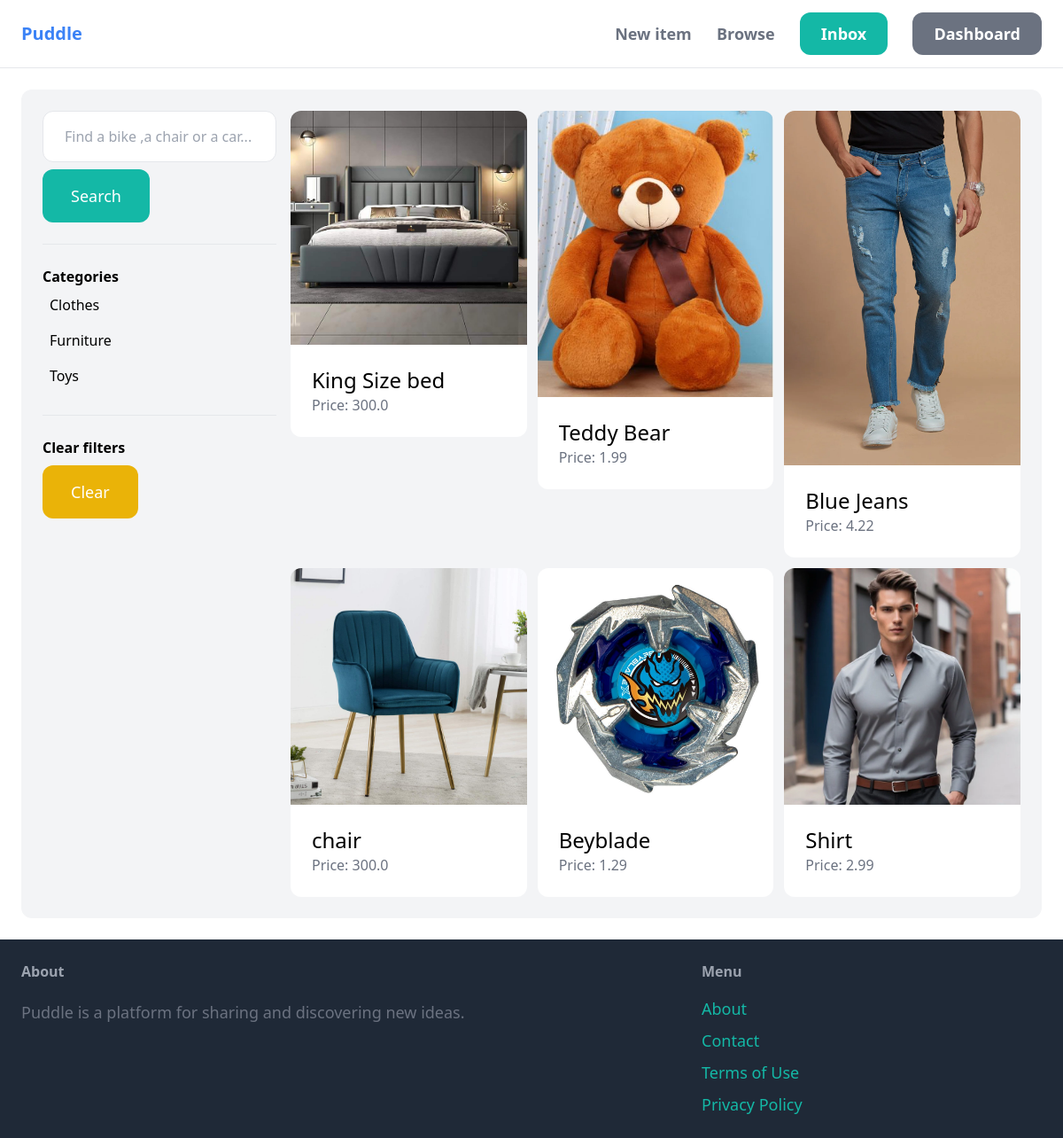
The app's page /items/ (signed in) with its own data.
### item/models.py (models this page shows, shortened)
class Category(models.Model):
    name = models.CharField(max_length=255)
    class Meta:
        ordering = ("name",)
        verbose_name_plural = "categories"

class Item(models.Model):
    category = models.ForeignKey(Category,related_name='items',on_delete=models.CASCADE)
    name = models.CharField(max_length=255)
    description = models.TextField(blank=True,null=True)
    price = models.FloatField()
    image = models.ImageField(upload_to='items_image',blank=True, null=True)
    is_sold = models.BooleanField(default=False)
    created_by = models.ForeignKey(User, related_name='items', on_delete=models.CASCADE)
    created_at = models.DateTimeField(auto_now_add=True)

### item/views.py (the view)
# urls.py: path('',views.items,name= 'items'),
def items(request):
    categories = Category.objects.all()
    category_id = request.GET.get('category',0)
    query = request.GET.get('query','')
    items = Item.objects.filter(is_sold=False)
    if query:
        items = items.filter(Q(name__icontains=query) | Q(description__icontains=query))
    if category_id:
        items = items.filter(category_id=category_id)
    return render(request, 'item/items.html',{
        'items' :items ,
        'query' : query ,
        'categories': categories ,
        'category_id': int(category_id) ,
    })

### item/templates/item/items.html (shortened to what this page needs)
{% extends 'core/base.html' %}
{% block content %}
<div class="pb-6 grid grid-cols-4 gap-4 bg-gray-100 rounded-xl p-6">
    <div class="col-span-1">
        <form action="{% url 'item:items' %}" method="get">
            <input name="query" class="w-full px-6 py-4 border rounded-xl" type="text" value="{{query}}" placeholder="Find a bike ,a chair or a car...">
            <button class="mt-2 py-4 px-8 text-lg bg-teal-500 text-white rounded-xl">Search</button>
        </form>
        <hr class="my-6">
        <p class="font-semibold">Categories</p>
        <ul>
            {% for category in categories %}
            <li class="py-2 px-2 rounded-xl{% if category.id == category_id %} bg-gray-200{% endif %}">
                <a href="{% url 'item:items' %}?query={{ query }}&category={{ category.id }}">{{category.name}}</a>
            </li>
            {% endfor %}
        </ul>
        <hr class="my-6">
        <p class="font-semibold">Clear filters</p>
        <ul>
            <li><a href="{% url 'item:items' %}" class="mt-2 py-4 px-8 inline-block bg-yellow-500 text-lg rounded-xl text-white">Clear</a></li>
        </ul>
    </div>
    <div class="col-span-3">
        <div class="grid grid-cols-3 gap-3">
            {% for item in items %}
            <div>
                <a href="{% url 'item:detail' item.id %}">
                    <div>
                        <img src="{{item.image.url}}" class="rounded-t-xl">
                    </div>
                    <div class="p-6 bg-white rounded-b-xl">
                        <h2 class="text-2xl">{{item.name}}</h2>
                        <p class="text-gray-500">Price: {{item.price}}</p>
                    </div>
                </a>
            </div>
            {% endfor %}
        </div>
    </div>
</div>
{% endblock %}

### records on screen
Category: name "Clothes"
Category: name "Furniture"
Category: name "Toys"
Item: image (picture), name "King Size bed", price "300.0"
Item: image (picture), name "Teddy Bear", price "1.99"
Item: image (picture), name "Blue Jeans", price "4.22"
Item: image (picture), name "chair", price "300.0"
Item: image (picture), name "Beyblade", price "1.29"
Item: image (picture), name "Shirt", price "2.99"
